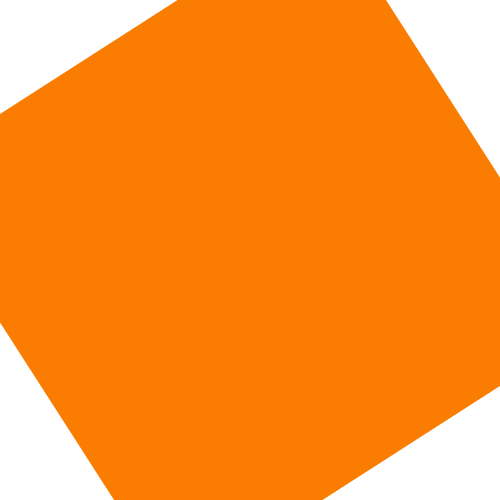
Frame 1 (no input)
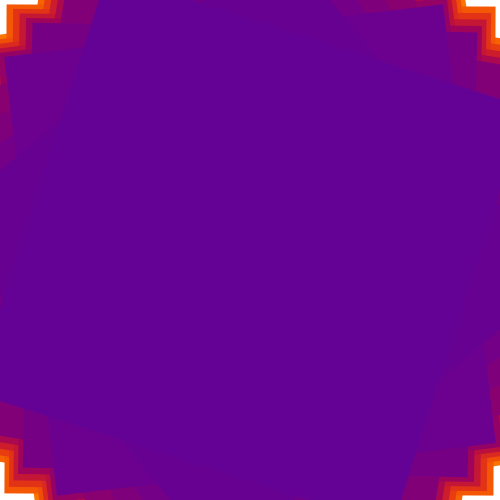
Frame 60 (the mouse pressed at the canvas centre just before this capture)
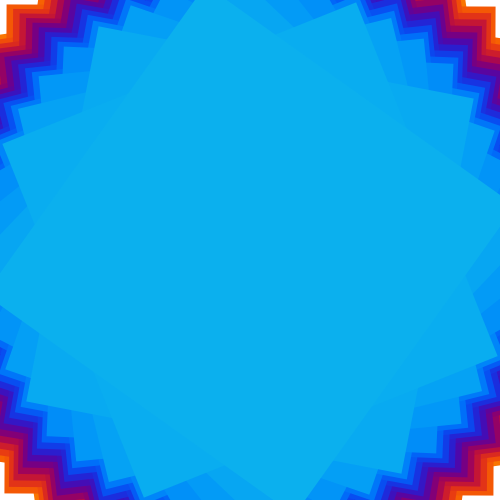
Frame 120 (the mouse held since frame 60 and released just before this capture)

The Processing sketch that drew these frames (run headless with seeded random() and noise(); from frame 60 on, the mouse is pressed at the canvas centre):

// Processing sketch: processing_150621
// ── processing_150621.pde

void setup() {
  size(500, 500);
  background(255);
}

float a = 500;
float b = 1;
float c;
float d = 1; 
float w = 500;
float h = 0;
float R=125;
float centerR=125;
float z=PI/2;
float a1=PI;
float a2=3*PI/2;
float pathR=125;
float pathG=125;
float G=125;
float centerG=125;
float pathB=125;
float B=125;
float centerB=125;


void draw() {
  pathR=centerR+R*sin(z);
  z=z+.03;

  pathG=centerG+G*sin(a1);
  a1=a1+.03;

  pathB=centerB+B*sin(a2);
  a2=a2+.03;
  noStroke();
  c = c + d;
  a = a - b;
  if ( a < 1) {
    a = 500;
    c = 0;
    background(255);
  }
  fill(pathR, pathG, pathB);
  if (keyPressed) {
    if (key == 'z') {
      a = 500;
      b = b + 1;
      background(255);
    }
    if (key == 'x') {
      a = 500;
      b = b - 1;
    }
    if (key == 'c') {
      a = 500;
      background(255);
      d = d + 1;
    }
    if (key == 'v') {
      background(255);
      a = 500;
      d = d - 1;
    }
    if (key == 'a') {
      stroke(0);
    }
    if (key == 's') {
      stroke(pathR, pathG, pathB);
    }
    if (key == 'd') {
      stroke(0, pathG, pathB);
    }
    if (key == 'f') {
      stroke(pathR, 0, pathB);
    }
    if (key == 'g') {
      stroke(pathR, pathG, 0);
    }
    if (key == 'h') {
      stroke(pathR, 0, 0);
    }
    if (key == 'j') {
      stroke(0, pathG, 0);
    }
    if (key == 'k') {
      stroke(0, 0, pathB);
    }
    if (key == 'l') {
      stroke(pathR);
    }
    if (key == ';') {
      stroke(255);
    }
    if (key == 'q') {
      fill(0, pathG, pathB);
    }
    if (key == 'w') {
      fill(pathR, 0, pathB);
    }
    if (key == 'e') {
      fill(pathR, pathG, 0);
    }
    if (key == 'r') {
      fill(pathR, 0, 0);
    }
    if (key == 't') {
      fill(0, pathG, 0);
    }
    if (key == 'y') {
      fill(0, 0, pathB);
    }
    if (key == 'u') {
      fill(pathG);
    }
    if (key == 'b') {
      filter(ERODE);
    }
    if (key == 'n') {
      filter(DILATE);;
    }
  }
  if (mousePressed) {
    if (mouseButton == LEFT) {
      fill(255);
    } 
    if (mouseButton == RIGHT) {
      fill(0);
    }
  }
  if (b < 1) {
    b = 1;
  }
  if (d < 1) {
    d = 1;
  }
  translate(250, 250);
  rotate(c);
  rectMode(CENTER);
  rect(0, 0, a, a);
}
